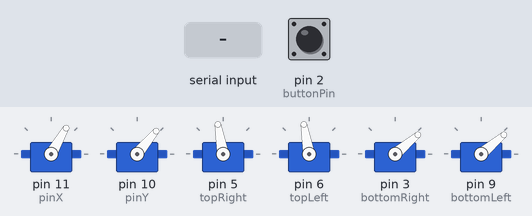
The sketch below on a simulated Arduino Uno, built with avr-gcc and run on an emulated ATmega328P. Parts: 6 × servo. The inputs (shaded band) are chosen by the test bench; at power-on: pin 2 (buttonPin) HIGH.

Above: at 1.2 s.
1.3 s: pin 2 (buttonPin) pulled LOW for 0.15 s
At 2.5 s:
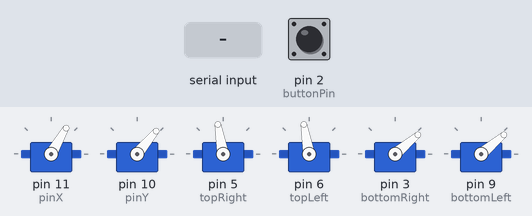
3.0 s: "90,45\n" received over Serial
At 4.2 s:
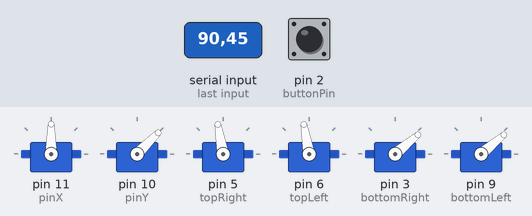
4.5 s: pin 2 (buttonPin) pulled LOW for 1 s
At 6.2 s:
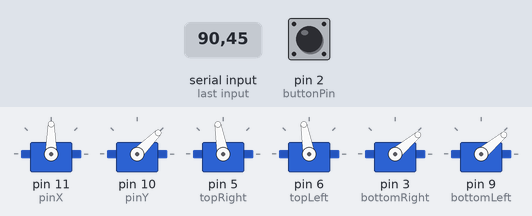
Timing chart, 0 to 7.7 s (numbered marks = the images above; inputs shaded):
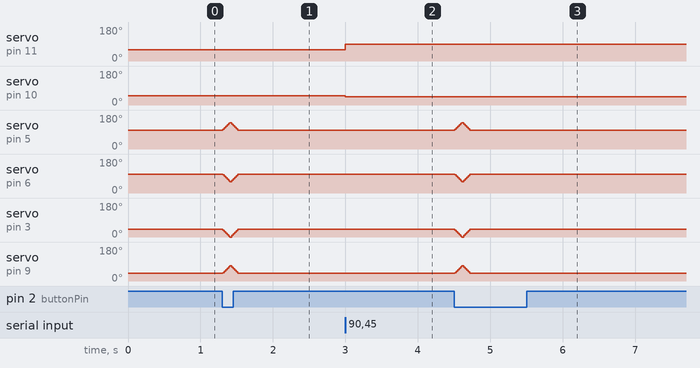

The sketch:

mouse.ino
```cpp
#include <Servo.h>

Servo servoX;
Servo servoY;
const int pinX = 11;
const int pinY = 10;

Servo topRight;
Servo topLeft;
Servo bottomRight;
Servo bottomLeft;

const int buttonPin = 2;
int lastButtonState = HIGH;

void setup() {
  Serial.begin(115200);
  Serial.setTimeout(2);

  servoX.attach(pinX);
  servoY.attach(pinY);
  servoX.write(60);
  servoY.write(50);

  topRight.attach(5);
  topLeft.attach(6);
  topRight.write(100);
  topLeft.write(100);

  bottomRight.attach(3);
  bottomLeft.attach(9);
  bottomRight.write(40);
  bottomLeft.write(40);

  // The physical button will still work perfectly alongside the keyboard!
  pinMode(buttonPin, INPUT_PULLUP);
}

void loop() {
  if (Serial.available() > 0) {
    String latestCoordCommand = "";
    bool blinkRequested = false;

    // Rapidly read through the backlog until the buffer is empty
    while (Serial.available() > 0) {
      String currentLine = Serial.readStringUntil('\n');

      // Check if this specific line was a blink command
      if (currentLine.indexOf('B') >= 0) {
        blinkRequested = true;
      }
      // Otherwise, if it has a comma, treat it as a coordinate
      else if (currentLine.indexOf(',') > 0) {
        latestCoordCommand = currentLine;
      }
    }

    // 1. If a blink was requested anywhere in the backlog, perform it now
    if (blinkRequested) {
      performBlink();
    }

    // 2. Apply the most recent coordinates parsed from the backlog
    if (latestCoordCommand.length() > 0) {
      int commaIndex = latestCoordCommand.indexOf(',');
      int targetX = latestCoordCommand.substring(0, commaIndex).toInt();
      int targetY = latestCoordCommand.substring(commaIndex + 1).toInt();

      if (targetX >= 40 && targetX <= 140 && targetY >= 0 && targetY <= 90) {
        servoX.write(targetX);
        servoY.write(targetY);
      }
    }
  }

  // Handle Physical Push Button
  int currentButtonState = digitalRead(buttonPin);
  if (currentButtonState == LOW && lastButtonState == HIGH) {
    performBlink();
  }
  lastButtonState = currentButtonState;
}

void performBlink() {
  for (int step = 0; step <= 40; step += 4) {
    topRight.write(100 + step);
    topLeft.write(100 - step);
    bottomRight.write(40 - step);
    bottomLeft.write(40 + step);
    delay(10);
  }

  for (int step = 0; step <= 40; step += 4) {
    topRight.write(140 - step);
    topLeft.write(60 + step);
    bottomRight.write(0 + step);
    bottomLeft.write(80 - step);
    delay(10);
  }
}
```

Measured:
- after the input at 1.3 s, servo on pin 5 (topRight): rises from 100° to 140° in 0.09 s, then falls to 100° in 0.11 s; servo on pin 9 (bottomLeft): rises from 40° to 80° in 0.09 s, then falls to 40° in 0.11 s
- after the input at 3.0 s, servo on pin 11 (pinX): 60° → 90° at once; servo on pin 10 (pinY): 50° → 45° at once
- after the input at 4.5 s, servo on pin 5 (topRight): rises from 100° to 140° in 0.09 s, then falls to 100° in 0.11 s; servo on pin 9 (bottomLeft): rises from 40° to 80° in 0.09 s, then falls to 40° in 0.11 s
